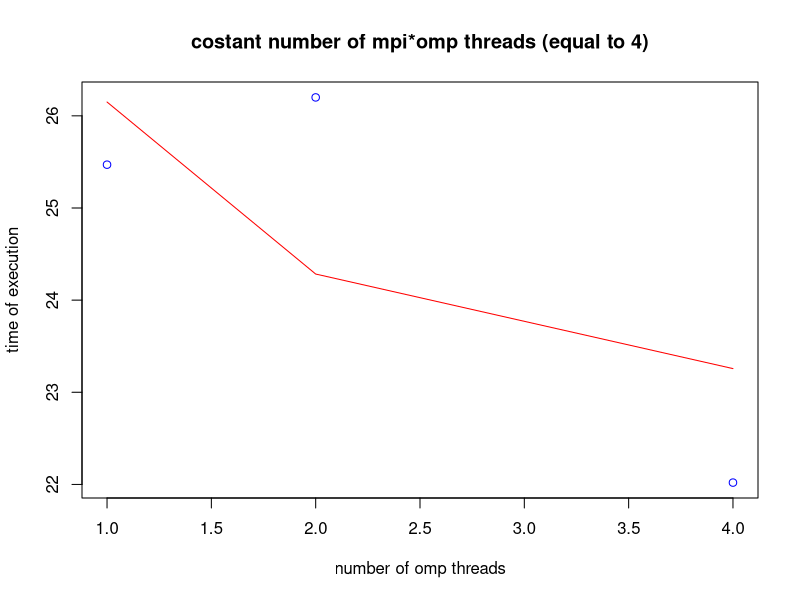
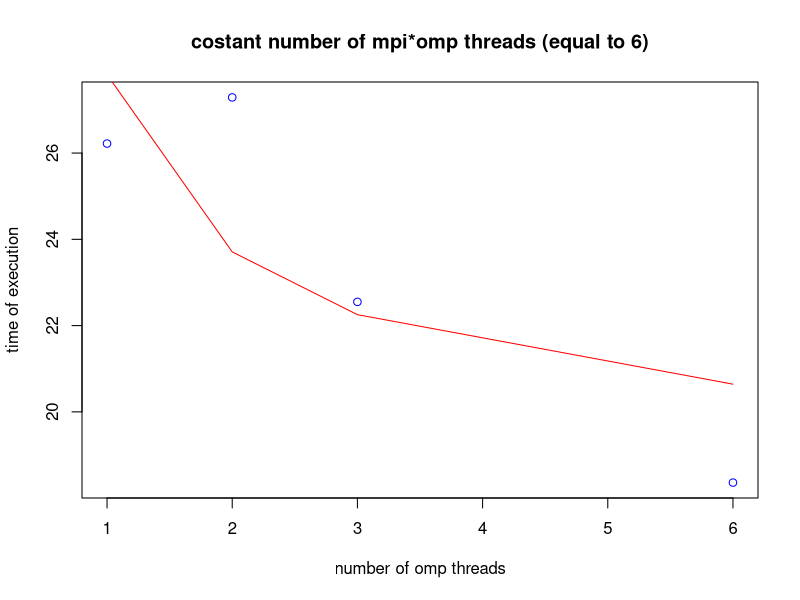
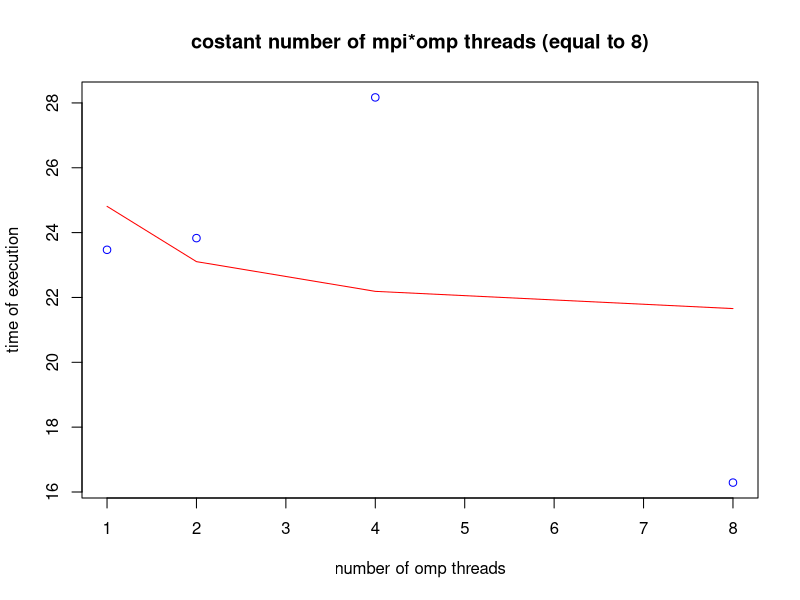
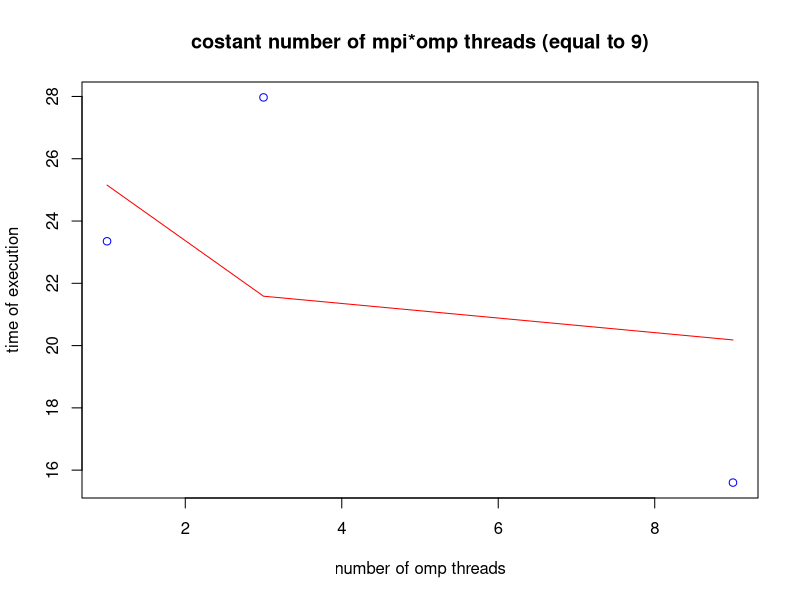
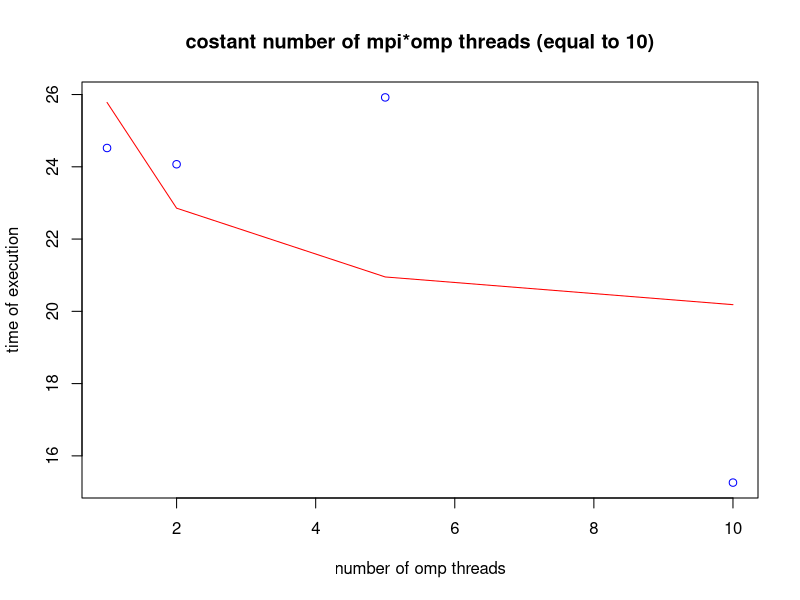
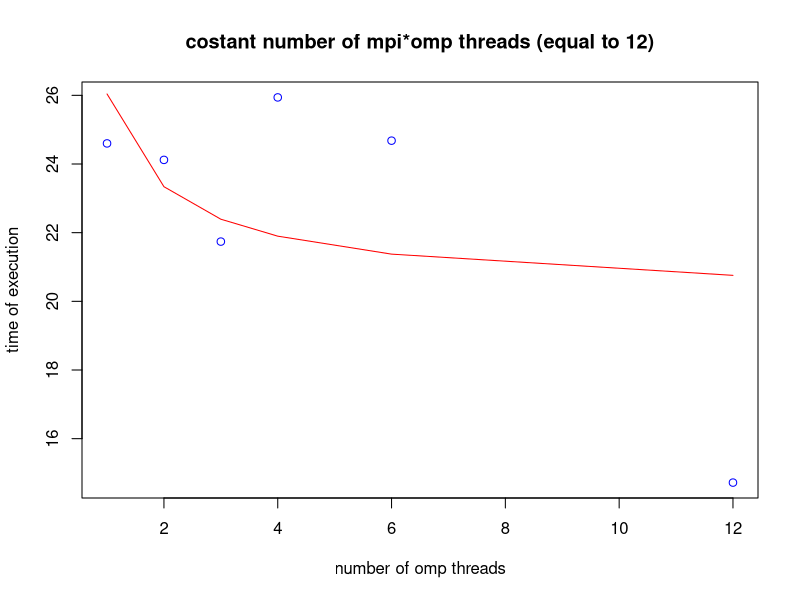
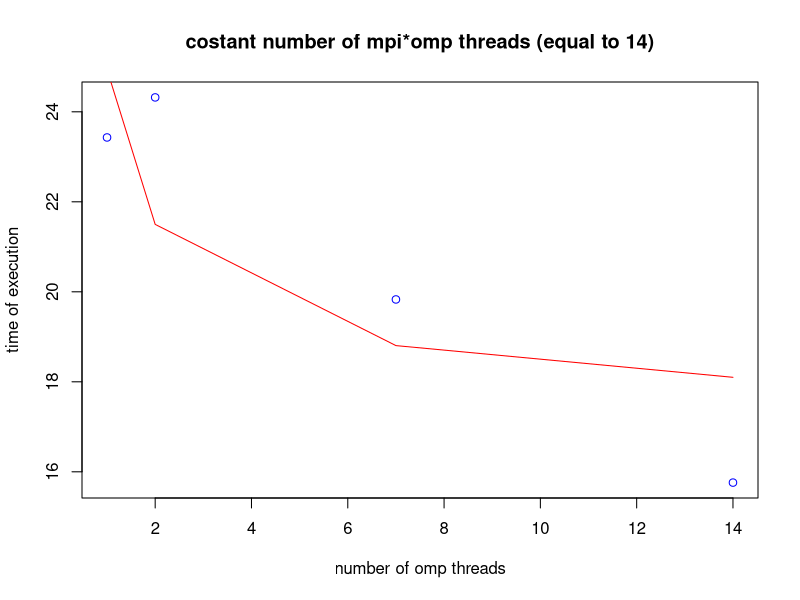
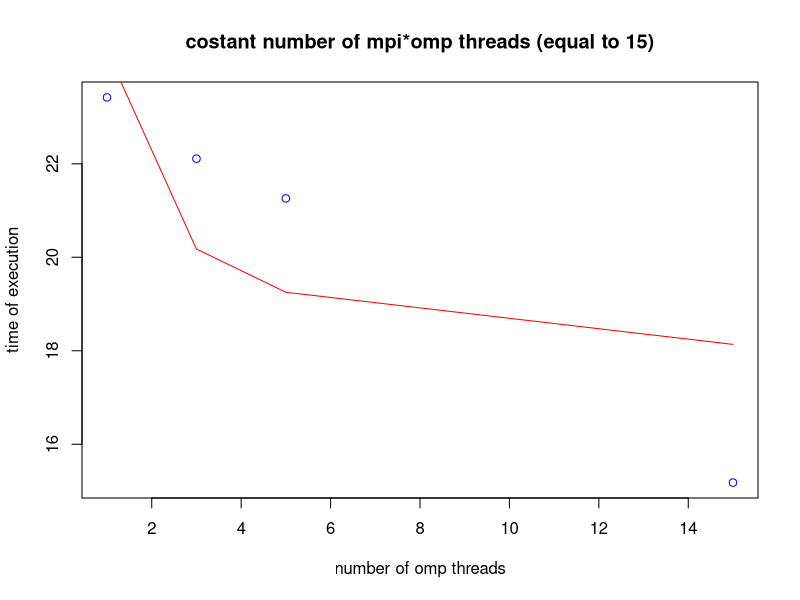

The R script that drew these images, in order:
#!/usr/bin/env Rscript

isprime <- function(n) n == 2L || all(n %% 2L:ceiling(sqrt(n)) != 0)

data=read.csv("tree.csv")
x=1:24
y=1:24
z=matrix(0,24,24)
for (i in 1:length(data[,1])){
  z[data$omp[i],data$mpi[i]]=data$time[i]
}

ompweak=read.csv("weakomp.csv")
mpiweak=read.csv("weakmpi.csv")

extract <- function(num){
  k=0
  for (i in 1:num){
    for (j in 1:num){
      if (i*j==num){
        k=k+1;
      }
    }
  }
  
  
  v=matrix(0,k,3)
  k=1
  for (i in 1:num){
    for (j in 1:num){
      if (i*j==num){
        v[k,1]=i
        v[k,2]=z[i,j];
	v[k,3]=(2-1/j+(log2(100000000)-log2(j+1))/i)*100000000;
        k=k+1;
      }
    }
  }
  return(v);
  
}

empiv=(2-1/x+(log2(100000000)-log2(x+1)))*100000000;
eompv=empiv=(2-1/1+(log2(100000000)-log2(1+1))/y)*100000000;
mpiv=data[data$omp==1,]$time
ompv=data[data$mpi==1,]$time

for(i in 1:24){
if(isprime(i)==0 & i!=1){
if (i<10){
name=paste("data",0,i,".png",sep="")
}
else{
name=paste("data",i,".png",sep="")
}
png(name, type='cairo')
v=extract(i)
plot(v[,1],v[,2],xlab="number of omp threads",ylab="time of execution", col='blue', main=paste('costant number of mpi*omp threads (equal to ',i,')',sep=""))
mod=lm(v[,2]~v[,3]);
lines(v[,1],fitted(mod),col="red")
dev.off()
}
}

png("ompvsmpistrong.png",type='cairo')
plot(1:24, ompv,lty = 1, lwd = 1, col='red',type='b',pch = 19, xlab="omp (red), mpi(blue)", ylab="time of execution", main="mpi vs omp strong scaling")
lines(1:24, mpiv,lty = 1, lwd = 1,col='blue',type='b',pch = 19)
legend(x="topright",legend=c("omp performance","mpi performance"),col=c("red","blue"),lty=c(1,1),pch=c(19,19))
dev.off()

png("strongomp.png",type='cairo')
plot(1:24, ompv,lty = 1, lwd = 1, col='blue', xlab="number of omp threads", ylab="time of execution", main="Strong omp scaling") 
mod=lm(ompv~eompv)
lines(1:24,fitted(mod),lty=1,lwd=1,col='red',type="b",pch=19);
legend(x="topright",legend=c("omp actual performance","omp fitted performance"),col=c("blue","red"),lty=c(1,1),pch=c(1,19))
dev.off()

png("strongmpi.png",type='cairo')
plot(1:24, mpiv,lty = 1, lwd = 1, col='blue', xlab="number of mpi threads", ylab="time of execution", main="Strong mpi scaling")
mod=lm(mpiv~empiv)
lines(1:24,fitted(mod),col='red',type='b',pch=19);
legend(x="topright",legend=c("mpi actual performance","mpi fitted performance"),col=c("blue","red"),lty=c(1,1),pch=c(1,19))
dev.off()



png("ompvsmpiweak.png",type='cairo')
plot(1:24, ompweak[,2],lty = 1, lwd = 1, col='red',type='b',pch = 19, xlab="omp (red), mpi (blue)", ylab="time of execution", main="mpi vs omp weak scaling" )
lines(1:24, mpiweak[,2],lty = 1, lwd = 1,col='blue',type='b',pch = 19)
legend(x="topleft",legend=c("omp performance","mpi performance"),col=c("red","blue"),lty=c(1,1),pch=c(19,19))
dev.off()


n=5000000
mpi=1:24
xmpi=(2-2/(mpi)+log2(n)-log2(mpi+1))*n*mpi
ympi=mpiweak[,2]
modmpi=lm(ympi~xmpi)
png("weakmpi.png",type='cairo')
plot(1:24,ympi,col='blue',xlab="number of mpi threads", ylab="time of execution",main="Weak mpi scaling (constant workload per mpi thread)")
lines(1:24,fitted(modmpi),col='red',type="b",pch=19)
legend(x="topleft",legend=c("mpi actual performance","mpi fitted performance"),col=c("blue","red"),lty=c(1,1),pch=c(1,19))
dev.off()

n=5000000
omp=1:24
xomp=(1+(log2(n*omp)-log2(2))/omp)*n*omp
yomp=ompweak[,2]
modomp=lm(yomp~xomp)
png("weakomp.png",type='cairo')
plot(1:24,yomp,col='blue',xlab="number of omp threads", ylab="time of execution",main="Weak omp scaling (constant workload per omp thread)" )
lines(1:24,fitted(modomp),col='red',type="b",pch=19)
legend(x="topleft",legend=c("omp actual performance","omp fitted performance"),col=c("blue","red"),lty=c(1,1),pch=c(1,19))
dev.off()

ompalg=read.csv("ompalg.csv")
mpialg=read.csv("mpialg.csv")

png("ompalg.png", type='cairo')
ompalg0=ompalg[ompalg$alg==0,];
ompalg1=ompalg[ompalg$alg==1,];
ompalg2=ompalg[ompalg$alg==2,];
plot(1:24,ompalg0$time, xlab="omp threads", ylab="time", lty = 1, lwd = 1,col='blue',type='b',pch = 19,xlim=c(0,24), ylim=c(25,400), main="omp performance with different algorithms")
lines(1:24, ompalg1$time,lty = 1, lwd = 1,col='green',type='b',pch = 19)
lines(1:24, ompalg2$time,lty = 1, lwd = 1,col='red',type='b',pch = 19)
legend(x="topleft",legend=c("merge sort serial","merge sort parallel","quick select"),col=c("blue","green","red"),lty=c(1,1,1),pch=c(19,19,19))

dev.off()

png("mpialg.png", type='cairo')
mpialg0=mpialg[mpialg$alg==0,];
mpialg1=mpialg[mpialg$alg==1,];
mpialg2=mpialg[mpialg$alg==2,];
plot(1:24,mpialg0$time, xlab="mpi threads", ylab="time", lty = 1, lwd = 1,col='blue',type='b',pch = 19,xlim=c(0,24), ylim=c(25,400),main="mpi performance with different algorithms")
lines(1:24, mpialg1$time,lty = 1, lwd = 1,col='green',type='b',pch = 19)
lines(1:24, mpialg2$time,lty = 1, lwd = 1,col='red',type='b',pch = 19)
dev.off()



